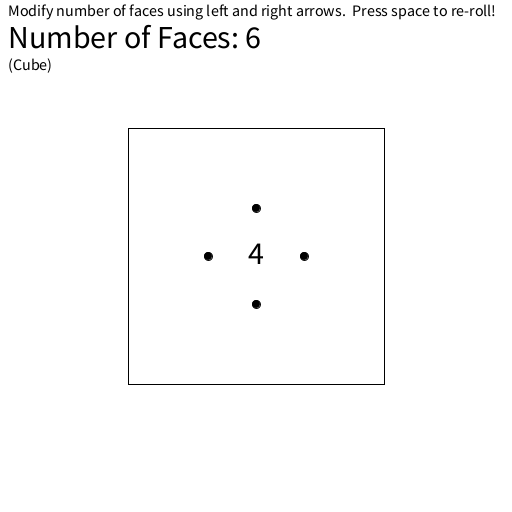
Frame 1 (no input)
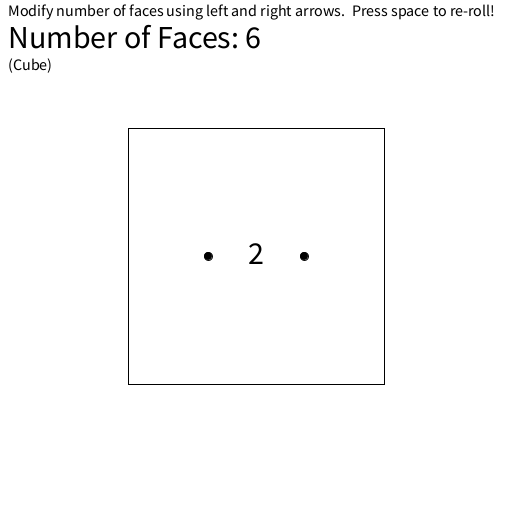
Frame 2 (the mouse pressed at the canvas centre, redrawn once)

The Processing sketch that drew these frames (run headless with seeded random() and noise(); the mouse was pressed at the canvas centre and the sketch redrawn once):

// Processing sketch: dice_program
// ── dice_program.pde
/*
-
- "Dice Program" Assignment
- Jonathan Etiz
- CCOMP-10 (Intro to Programming)
-
*/

//Default # of faces is 6;
int faces = 6;
String shape = "Cube";

void setup() {
  size(512,512);
  background(255);
  noLoop();
}

void draw() {
  background(255); 
  textAlign(LEFT);
  fill(0);
  textSize(16);
  text("Press space to re-roll!", 352, 16);
  text("Modify number of faces using left and right arrows.", 8, 16);
  textSize(32);
  text("Number of Faces: " + str(faces), 8, 48);
  textSize(16);
  text("(" + shape + ")", 8, 70);
  
  int output = int(random(1, faces + 1));
  drawDie(output);
}

//Draw the die based on number of faces and output.
void drawDie(int output) {
  noFill();
  switch (faces) {
    case 4:
    case 8:
    case 20:
      //Draw a triangle.
      triangle(128,384,256,128,384,384);
    break;
    case 6:
      //Draw a square.
      rect(128,128,256,256);
    break;
    case 10:
      //Draw a kite.
      quad(128,300,256,128,384,300,256,384);
    break;
    case 12:
      //Draw a pentagon. Adapted from processing variable size polygon example.
      float angle = TWO_PI / 5;
      beginShape();
      for (float a = 0; a < TWO_PI; a += angle) {
        float sx = 256 + cos(a) * 128;
        float sy = 256 + sin(a) * 128;
        vertex(sx, sy);
      }
      endShape(CLOSE);
    break;
  }
  
  fill(0);
  //Draw pips; Else case adapted from processing variable size polygon example.
  if (output == 1) {
    ellipse(252, 252, 8, 8);
  } else {
    float angle = TWO_PI / output;
    for (float a = 0; a < TWO_PI; a += angle) {
      float sx = 256 + cos(a) * 48;
      float sy = 256 + sin(a) * 48;
      ellipse(sx, sy, 8, 8);
    }
    
    //Draw text representation when more than one pip.
    textAlign(CENTER);
    textSize(32);
    text(str(output), 256, 264);
  }
}

//Draw pips on the die. Taken from processing examples for polygons.

void keyPressed() {
  //Check for left/right arrow and adjust faces variable accordingly.
  if (key == CODED) {
    if (keyCode == LEFT) {
      switch(faces) {
        case 6:
          faces = 4;
          shape = "Tetrahedron";
        break;
        case 8:
          faces = 6;
          shape = "Cube";
        break;
        case 10:
          faces = 8;
          shape = "Octrahedron";
        break;
        case 12:
          faces = 10;
          shape = "Pentagonal Trapezohedron";
        break;
        case 20:
          faces = 12;
          shape = "Dodecahedron";
        break;
      }
      redraw();
    } else if (keyCode == RIGHT) {
      switch(faces) {
        case 4:
          faces = 6;
          shape = "Cube";
        break;
        case 6:
          faces = 8;
          shape = "Octrahedron";
        break;
        case 8:
          faces = 10;
          shape = "Pentagonal Trapezohedron";
        break;
        case 10:
          faces = 12;
          shape = "Dodecahedron";
        break;
        case 12:
          faces = 20;
          shape = "Icosahedron";
        break;
      }
      redraw();
    }
  //Roll on spacebar pressed.
  } else if (key == ' '){
    redraw();
  }
}
